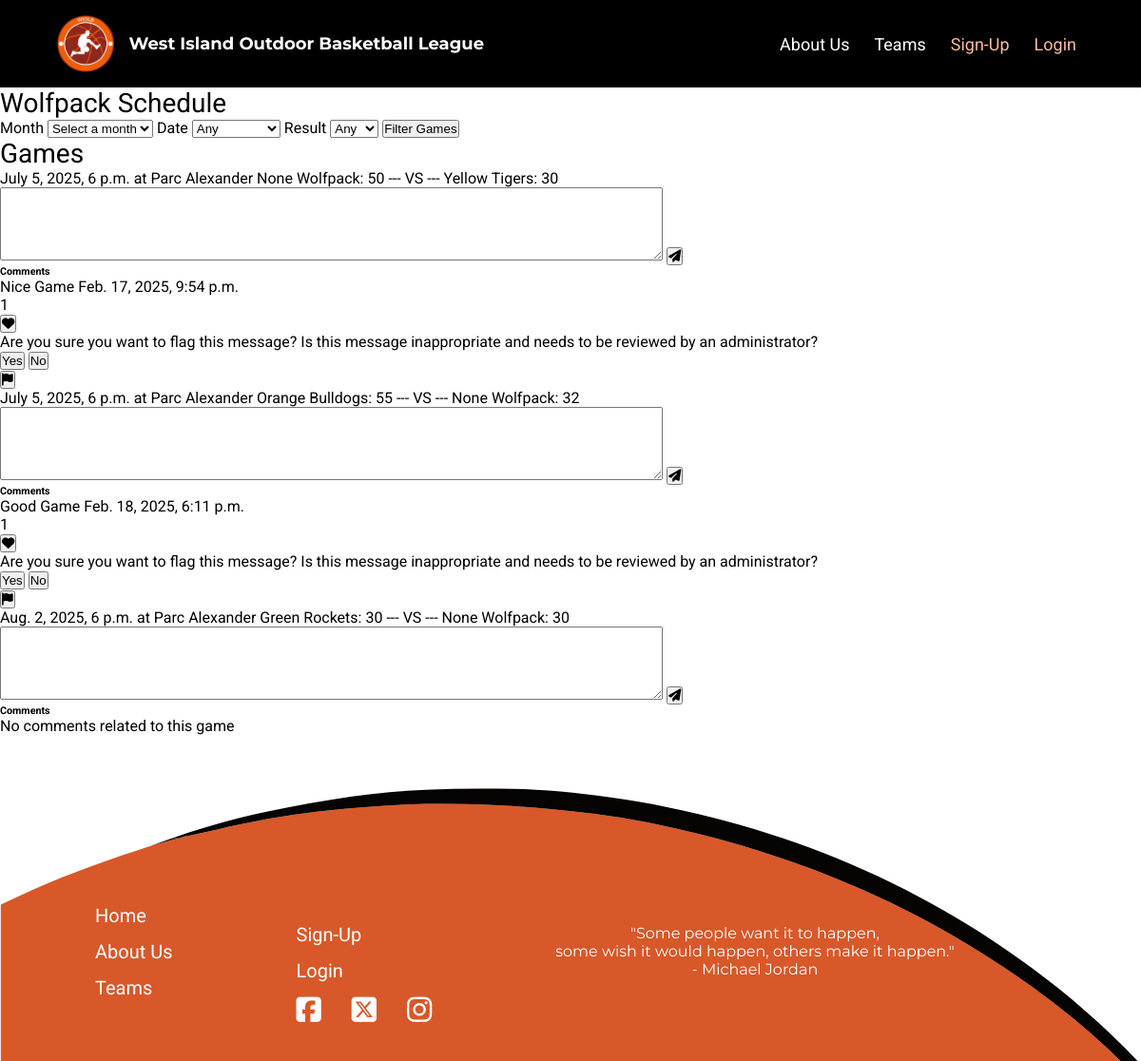
Page /wioblapp/team_schedule/Wolfpack/ on the earlier database version.
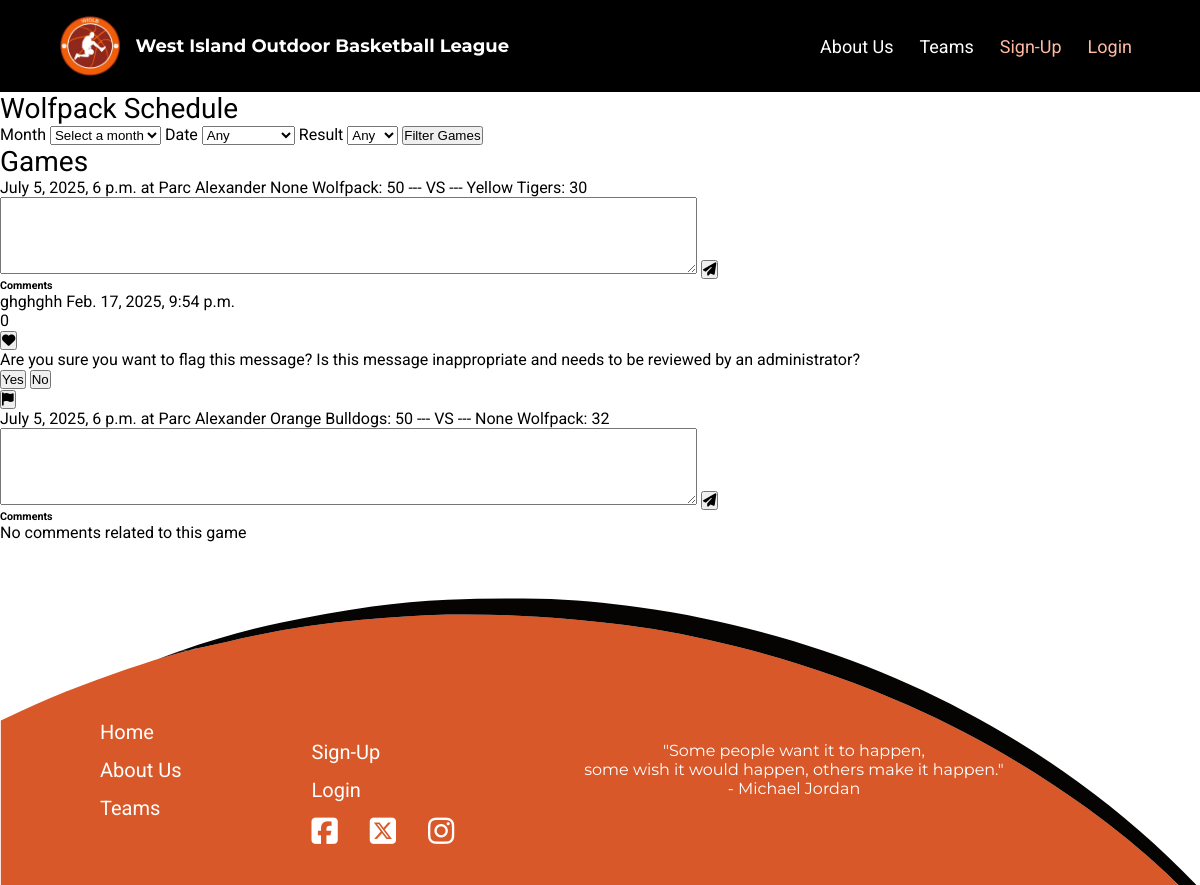
Same page on the later database version.
### wioblapp/models.py (models this page shows, shortened)
class Game(models.Model):
    team_1 = models.ForeignKey(Team, on_delete=models.CASCADE, related_name="Team1_games")
    team_2 = models.ForeignKey(Team, on_delete=models.CASCADE, related_name="Team2_games")
    park = models.ForeignKey(Park, on_delete=models.CASCADE, related_name="games")
    winner = models.ForeignKey(Team, on_delete=models.RESTRICT, related_name="games", blank=True, null=True)
    date_time = models.DateTimeField("Date")
    team1_score = models.IntegerField("Team #1 Score",
                                      validators=[MinValueValidator(0)], blank=True, null=True)
    team2_score = models.IntegerField("Team #2 Score",
                                      validators=[MinValueValidator(0)], blank=True, null=True)

class Park(models.Model):
    name = models.CharField("Park Name", max_length=100)
    address = models.CharField(max_length=255)
    latitude = models.DecimalField(max_digits=20, decimal_places=16, blank=True, null=True)
    longitude = models.DecimalField(max_digits=20, decimal_places=16, blank=True, null=True)
    def __str__(self):
        return self.name

class Team(models.Model):
    name = models.CharField("Team Name", max_length=20, primary_key=True)
    coaches = models.ManyToManyField(UserAccount, related_name="teams", blank=True)
    place = models.IntegerField("Place", default=0,
                                validators=[MinValueValidator(0)])
    group = models.ForeignKey(RegistrationType, on_delete=models.CASCADE, related_name="teams", blank=True, null=True)
    color = models.CharField("Team Color", max_length=7, blank=True, null=True)
    def __str__(self):
        return f"{self.name}"

class Comment(models.Model):
    game = models.ForeignKey(Game, on_delete=models.CASCADE, related_name="comments")
    user_account = models.ForeignKey(UserAccount, on_delete=models.RESTRICT, related_name="comments")
    content = models.TextField("Content")
    date = models.DateTimeField("Date", auto_now_add=True)
    likes = models.IntegerField(default=0,
                                validators=[MinValueValidator(0)], blank=True, null=True)

### wioblapp/views.py (the view, shortened to what this page needs)
# urls.py: path("team_schedule/<str:team_name>/", views.team_schedule, name="team_schedule"),
def team_schedule(request, team_name):
    schedule_form = TeamScheduleForm(request.GET)
    comment_form = CreateCommentForm()
    team = team_name
    games = ( Game.objects.filter(team_1=team) | Game.objects.filter(team_2=team) ).distinct()
    comments = Comment.objects.filter(game__in=games)
    game_comments = []
    flags = Flag.objects.all()
    for game in games:
        game_comments.append({
            "game": game,
            "comments": comments.filter(game=game).order_by("-date"),
        })
    context = {
        "schedule_form": schedule_form,
        "comment_form": comment_form,
        "team": team,
        "games": games,
        "comments": comments,
        "game_comments": game_comments,
        "flags": flags,
    }
    return render(request, "team_schedule.html", context)

### wioblapp/forms.py
class TeamScheduleForm(forms.Form):
    MONTH_CHOICES = [
        ("", "Select a month"),
        ("All", "All"),
        ("6", "June"),
        ("7", "July"),
        ("8", "August")
    ]
    DATE_CHOICES = [
        ("", "Any"),
        ("Ascending", "Ascending"),
        ("Descending", "Descending")
    ]
    RESULT_CHOICES = [
        ("", "Any"),
        ("Win", "Win"),
        ("Lose", "Lose"),
        ("Tie", "Tie")
    ]
    month = forms.ChoiceField(label="Month",
                              choices=MONTH_CHOICES,
                              widget=forms.Select())
    date = forms.ChoiceField(label="Date",
                           choices=DATE_CHOICES,
                           required=False,
                           widget=forms.Select())
    result = forms.ChoiceField(label="Result",
                              choices=RESULT_CHOICES,
                              required=False,
                              widget=forms.Select())

class CreateCommentForm(forms.ModelForm):
    content = forms.CharField(widget=forms.Textarea(attrs={'rows':5, 'cols':85}))
    class Meta:
        model = Comment
        fields = ['content']

### wioblapp/templates/team_schedule.html (shortened to what this page needs)
{% extends 'base.html' %}
{% load static %}
{% block content %}
    <form action="{% url 'team_schedule' team %}" method="GET">
        <h3>{{ team }} Schedule</h3>
        {% for field in schedule_form %}
            {{ field.label }}
            {{ field }}
        {% endfor %}
        <button type="submit">Filter Games</button>
    </form>
    {% if games %}
    <h3>Games</h3>
        {% for game in game_comments %}
            {{ game.game.date_time }} at {{ game.game.park }}
            {% if game.game.team1_score and game.game.team2_score %}
                {{ game.game.team_1.color }} {{ game.game.team_1 }}: {{ game.game.team1_score }} --- VS --- {{ game.game.team_2.color }} {{ game.game.team_2 }}: {{ game.game.team2_score }}
            {% else %}
                {{ game.game.team_1 }} --- VS --- {{ game.game.team_2 }}
            {% endif %}
            <br>
            <form action="{% url 'create_comment' team %}" method="POST">
                {% for field in comment_form %}
                    {{ field }}
                {% endfor %}
                <button type="submit" name="post" value="{{ game.game.id }}"><i class="fa-solid fa-paper-plane"></i></button>
            </form>
            <h6>Comments</h6>
            {% if game.comments %}
                {% for comment in game.comments %}
                    {% if comment.game == game.game  %}
                        {{ comment.content }} {{ comment.date }}
                        <form action="{% url 'like_comment' team %}" method="POST">
                            <p>{{ comment.likes }}</p>
                            <button type="submit" name="like" value="{{ comment.id }}"><i class="fa-solid fa-heart"></i></button>
                        </form>
                        <form id="">
                            <p>Are you sure you want to flag this message? Is this message inappropriate and needs to be reviewed by an administrator?</p>
                            <button id="">Yes</button>
                            <button id="">No</button>
                        </form>
                        <form action="{% url 'flag_comment' team %}" method="POST">
                            <button type="submit" name="flag" value="{{ comment.id }}"><i class="fa-solid fa-flag"></i></button>
                        </form>
                    {% endif %}
                {% endfor %}
            {% else %}
                <p>No comments related to this game</p>
            {% endif %}
        {% endfor %}
    {% else %}
        <p>No Games</p>
    {% endif %}
{% endblock %}

### wioblapp/templates/base.html (shortened to what this page needs)
{% load static %}
<!DOCTYPE html>
<html lang="en">
<head>
    <link rel="stylesheet" href="{% static 'style.css' %}">
    <link rel="stylesheet" href="https://cdnjs.cloudflare.com/ajax/libs/font-awesome/6.7.2/css/all.min.css"
 />
    <link rel="stylesheet" href="https://unpkg.com/leaflet@1.9.4/dist/leaflet.css"
 />
</head>
<body class="{% block body_class %}default-body{% endblock %}">
    <nav class="navbar">
        <div class="nav-container">
            <div class="nav-flex">
                <div class="logo">
                    <a href="{% url 'index' %}">
                        <img src="{% static 'images/logo.png' %}" alt="">
                        <h1>West Island outdoor basketball league</h1>
                    </a>
                </div>
                <div class="menu">
                    <ul class="menu-list" id="menu-list">
                        <li><a href="{% url 'about' %}">About us</a></li>
                        <li><a href="{% url 'teams' %}">Teams</a></li>
                        {% if request.user.is_authenticated %}
                            {% if request.user.role.name == "Coach" %}
                                <li><a href="{% url 'admin:index' %}">Admin Panel</a></li>
                            {% elif request.user.role.name == "Admin" %}
                                <li><a href="{% url 'admin:index' %}">Admin Panel</a></li>
                            {% endif %}
                            <li><a href="{% url 'registration' %}">Registration</a></li>
                            <li>
                                <a class="orange-url account-url" href="{% url 'member_account' request.user.id %}">
                                    <i class="fa-regular fa-user"></i> Account
                                </a>
                            </li>
                            <li><a class="orange-url" href="{% url 'logout' %}">Logout</a></li>
                        {% else %}
                            <li><a class="orange-url" href="{% url 'sign-up' %}">Sign-up</a></li>
                            <li><a class="orange-url" href="{% url 'login' %}">Login</a></li>
                        {% endif %}
                    </ul>
                </div>
            </div>
        </div>
    </nav>
    <div>
        {% block content %}
        {% endblock %}
    </div>
    <footer class="{% block footer_class %}default-footer{% endblock %}">
        <div class="container">
            <div class="footer-flex">
                <ul class="footer-list">
                    <li><a href="{% url 'index' %}">Home</a></li>
                    <li><a href="{% url 'about' %}">About us</a></li>
                    <li><a href="{% url 'teams' %}">Teams</a></li>
                </ul>
                <ul class="footer-list footer-right">
                    {% if request.user.is_authenticated %}
                        <li><a href="{% url 'registration' %}">Registration</a></li>
                        <li><a class="orange-url" href="{% url 'logout' %}">Logout</a></li>
                    {% else %}
                        <li><a class="orange-url" href="{% url 'sign-up' %}">Sign-up</a></li>
                        <li><a class="orange-url" href="{% url 'login' %}">Login</a></li>
                    {% endif %}
                    <ul class="social-media-icons">
                        <li><a href="#">
                                <i class="fa-brands fa-square-facebook"></i>
                            </a></li>
                        <li><a href="#">
                                <i class="fa-brands fa-square-x-twitter"></i>
                            </a></li>
                        <li><a href="#">
                                <i class="fa-brands fa-instagram"></i>
                            </a></li>
                    </ul>
                </ul>
                <ul class="footer-list sentence">
                    <li>
                        <p>"Some people want it to happen,<br>
                            some wish it would happen, others make it happen."<br>
                            - Michael Jordan</p>
                    </li>
                </ul>
            </div>
        </div>
    </footer>
</body>
</html>

### wiobl/static/style.css (style rules this page uses)
* { margin: 0; padding: 0; box-sizing: border-box; }
body { font-family: Roboto; }
h1 { color: #ffffff; text-transform: capitalize; font-family: Montserrat; font-size: 18px; font-weight: 700; }
h3 { font-family: Roboto; font-size: 28px; font-weight: 400; }
.container { max-width: 1000px; width: 90%; margin-right: auto; margin-left: auto; }
.navbar { padding: 16px 0; background-color: #000000; color: #ffffff; position: relative; }
.nav-container { max-width: 1500px; width: 90%; margin-right: auto; margin-left: auto; }
.nav-flex { display: flex; gap: 40px; justify-content: space-between; align-items: center; position: relative; }
.logo a { display: flex; align-items: center; gap: 16px; text-decoration: none; color: white; font-size: 24px; font-weight: bold; }
.logo img { height: 60px; }
.menu-list { list-style: none; display: flex; gap: 10px; align-items: center; justify-content: center; }
.menu a { text-decoration: none; color: white; font-size: 18px; display: block; padding: 4px 8px; border-radius: 3px; transition: 0.5s; text-transform: capitalize; text-align: center; }
.menu-list .orange-url { color: #ffbaa1; }
footer { padding-top: 150px; padding-bottom: 24px; background: url("/static/images/footer-ball.svg"); background-position: bottom; background-size: cover; }
.footer-flex { display: flex; gap: 130px; align-items: center; justify-content: start; }
footer ul { list-style: none; }
.footer-list li { margin-bottom: 14px; }
.footer-right { margin-top: 3rem; }
footer a { color: #ffffff; text-decoration: none; text-transform: capitalize; font-size: 20px; }
.social-media-icons { display: flex; gap: 32px; }
.sentence { color: white; text-align: center; font-family: Montserrat; }
footer i { font-size: 30px; }

Differences in the rows shown:
removed Comment: content "Good Game", date "Feb. 18, 2025, 6:11 p.m.", likes "1", {{ comment.id }} 16 (drawn), shown under Game "Orange"
removed Game: game.date_time "Aug. 2, 2025, 6 p.m.", game.park "Parc Alexander", game.team_1.color "Green", game.team_1 "Rockets", game.team1_score "30", game.team_2.color "None", game.team_2 "Wolfpack", game.team2_score "30", {{ game.game.id }} 3 (drawn), shows "No comments related to this game"
changed Comment: content "Nice Game" → "ghghghh"; likes "1" → "0"
changed Game "Orange": game.team1_score "55" → "50"; now shows "No comments related to this game"
